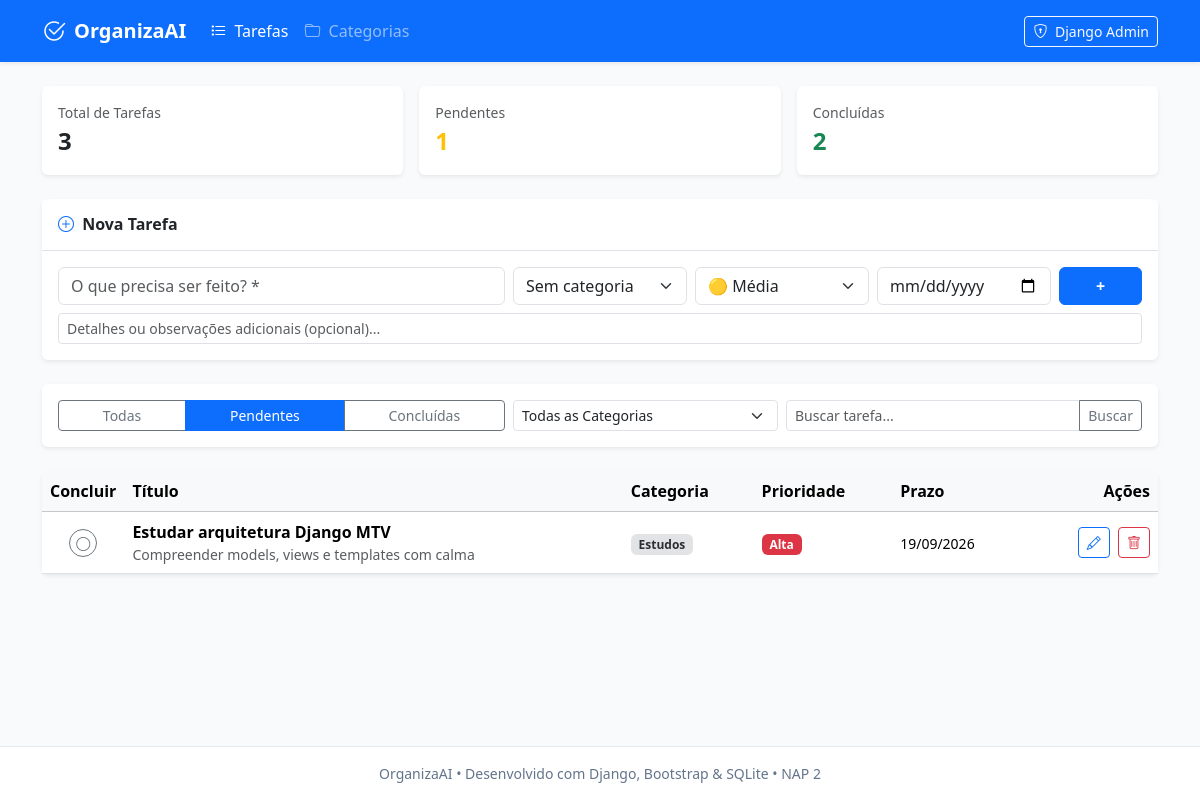
The app's page /?status=pendentes with its own data.
### organiza/models.py (models this page shows, shortened)
class Tarefa(models.Model):
    PRIORIDADE_CHOICES = [
        ('baixa', 'Baixa'),
        ('media', 'Média'),
        ('alta', 'Alta'),
    ]
    titulo = models.CharField(max_length=200, verbose_name="Título")
    descricao = models.TextField(blank=True, null=True, verbose_name="Descrição")
    categoria = models.ForeignKey(Categoria, on_delete=models.SET_NULL, null=True, blank=True, verbose_name="Categoria")
    prioridade = models.CharField(max_length=10, choices=PRIORIDADE_CHOICES, default='media', verbose_name="Prioridade")
    data_limite = models.DateField(blank=True, null=True, verbose_name="Data Limite")
    concluida = models.BooleanField(default=False, verbose_name="Concluída")
    data_criacao = models.DateTimeField(default=timezone.now, verbose_name="Data de Criação")
    class Meta:
        verbose_name = "Tarefa"
        verbose_name_plural = "Tarefas"
        ordering = ['concluida', 'data_limite', '-data_criacao']

class Categoria(models.Model):
    nome = models.CharField(max_length=100, unique=True, verbose_name="Nome")
    class Meta:
        verbose_name = "Categoria"
        verbose_name_plural = "Categorias"

### organiza/views.py (the view, shortened to what this page needs)
# urls.py: path('', views.home, name='home'),
def home(request):
    status_filtro = request.GET.get('status', 'todas')
    categoria_filtro = request.GET.get('categoria', '')
    busca = request.GET.get('q', '').strip()
    tarefas = Tarefa.objects.select_related('categoria').all()
    if status_filtro == 'pendentes':
        tarefas = tarefas.filter(concluida=False)
    elif status_filtro == 'concluidas':
        tarefas = tarefas.filter(concluida=True)
    if categoria_filtro:
        tarefas = tarefas.filter(categoria_id=categoria_filtro)
    if busca:
        tarefas = tarefas.filter(titulo__icontains=busca)
    total = Tarefa.objects.count()
    pendentes = Tarefa.objects.filter(concluida=False).count()
    concluidas = Tarefa.objects.filter(concluida=True).count()
    categorias = Categoria.objects.all()
    return render(request, 'lista.html', {
        'tarefas': tarefas,
        'categorias': categorias,
        'status_filtro': status_filtro,
        'categoria_filtro': categoria_filtro,
        'busca': busca,
        'total': total,
        'pendentes': pendentes,
        'concluidas': concluidas,
    })

### template/lista.html (shortened to what this page needs)
{% extends 'base.html' %}
{% block content %}
<div class="row g-3 mb-4">
    <div class="col-md-4">
        <div class="card border-0 shadow-sm p-3">
            <div class="text-muted small">Total de Tarefas</div>
            <div class="fs-4 fw-bold text-dark">{{ total }}</div>
        </div>
    </div>
    <div class="col-md-4">
        <div class="card border-0 shadow-sm p-3">
            <div class="text-muted small">Pendentes</div>
            <div class="fs-4 fw-bold text-warning">{{ pendentes }}</div>
        </div>
    </div>
    <div class="col-md-4">
        <div class="card border-0 shadow-sm p-3">
            <div class="text-muted small">Concluídas</div>
            <div class="fs-4 fw-bold text-success">{{ concluidas }}</div>
        </div>
    </div>
</div>
<div class="card border-0 shadow-sm mb-4">
    <div class="card-header bg-white border-bottom py-3">
        <h2 class="h6 fw-bold mb-0 text-dark">
            <i class="bi bi-plus-circle text-primary me-1"></i> Nova Tarefa
        </h2>
    </div>
    <div class="card-body">
        <form method="POST" action="{% url 'home' %}">
            <div class="row g-2 mb-2">
                <div class="col-12 col-md-5">
                    <input type="text" name="titulo" class="form-control" placeholder="O que precisa ser feito? *" required autocomplete="off">
                </div>
                <div class="col-6 col-md-2">
                    <select name="categoria" class="form-select">
                        <option value="">Sem categoria</option>
                    </select>
                </div>
                <div class="col-6 col-md-2">
                    <select name="prioridade" class="form-select">
                        <option value="media" selected>🟡 Média</option>
                    </select>
                </div>
                <div class="col-6 col-md-2">
                    <input type="date" name="data_limite" class="form-control" title="Data Limite">
                </div>
                <div class="col-6 col-md-1 d-grid">
                    <button type="submit" class="btn btn-primary fw-bold" title="Adicionar">+</button>
                </div>
            </div>
            <div>
                <input type="text" name="descricao" class="form-control form-control-sm text-muted" placeholder="Detalhes ou observações adicionais (opcional)...">
            </div>
        </form>
    </div>
</div>
<div class="card border-0 shadow-sm mb-4">
    <div class="card-body p-3">
        <form method="GET" action="{% url 'home' %}" class="row g-2 align-items-center">
            <div class="col-12 col-md-5">
                <div class="btn-group w-100" role="group">
                    <a href="?status=todas{% if categoria_filtro %}&categoria={{ categoria_filtro }}{% endif %}{% if busca %}&q={{ busca }}{% endif %}"
                       class="btn btn-sm {% if status_filtro == 'todas' %}btn-primary{% else %}btn-outline-secondary{% endif %}">
                        Todas
                    </a>
                    <a href="?status=pendentes{% if categoria_filtro %}&categoria={{ categoria_filtro }}{% endif %}{% if busca %}&q={{ busca }}{% endif %}"
                       class="btn btn-sm {% if status_filtro == 'pendentes' %}btn-primary{% else %}btn-outline-secondary{% endif %}">
                        Pendentes
                    </a>
                    <a href="?status=concluidas{% if categoria_filtro %}&categoria={{ categoria_filtro }}{% endif %}{% if busca %}&q={{ busca }}{% endif %}"
                       class="btn btn-sm {% if status_filtro == 'concluidas' %}btn-primary{% else %}btn-outline-secondary{% endif %}">
                        Concluídas
                    </a>
                </div>
            </div>
            <div class="col-6 col-md-3">
                <select name="categoria" class="form-select form-select-sm" onchange="this.form.submit()">
                    <option value="">Todas as Categorias</option>
                </select>
            </div>
            <div class="col-6 col-md-4">
                <div class="input-group input-group-sm">
                    <input type="text" name="q" class="form-control" placeholder="Buscar tarefa..." value="{{ busca }}">
                    <button type="submit" class="btn btn-outline-secondary">Buscar</button>
                </div>
            </div>
        </form>
    </div>
</div>
<div class="card border-0 shadow-sm">
    <div class="table-responsive">
        <table class="table table-hover align-middle mb-0">
            <thead class="table-light">
                <tr>
                    <th scope="col" style="width: 50px;">Concluir</th>
                    <th scope="col">Título</th>
                    <th scope="col">Categoria</th>
                    <th scope="col">Prioridade</th>
                    <th scope="col">Prazo</th>
                    <th scope="col" class="text-end" style="width: 140px;">Ações</th>
                </tr>
            </thead>
            <tbody>
                {% for tarefa in tarefas %}
                    <tr class="{% if tarefa.concluida %}table-light text-muted{% endif %}">
                        <td class="text-center">
                            <form method="POST" action="{% url 'concluir_tarefa' tarefa.id %}" class="m-0">
                                <button type="submit" class="btn btn-sm {% if tarefa.concluida %}btn-success{% else %}btn-outline-secondary{% endif %} rounded-circle p-1" style="width: 28px; height: 28px;" title="Marcar como concluída / reabrir">
                                    <i class="bi {% if tarefa.concluida %}bi-check-lg{% else %}bi-circle{% endif %}"></i>
                                </button>
                            </form>
                        </td>
                        <td>
                            <div class="fw-bold {% if tarefa.concluida %}text-decoration-line-through text-muted{% endif %}">
                                {{ tarefa.titulo }}
                            </div>
                            {% if tarefa.descricao %}
                                <div class="small text-muted text-truncate" style="max-width: 350px;">
                                    {{ tarefa.descricao }}
                                </div>
                            {% endif %}
                        </td>
                        <td>
                            {% if tarefa.categoria %}
                                <span class="badge bg-secondary-subtle text-secondary-emphasis">
                                    {{ tarefa.categoria.nome }}
                                </span>
                            {% else %}
                                <span class="text-muted small">—</span>
                            {% endif %}
                        </td>
                        <td>
                            {% if tarefa.prioridade == 'alta' %}
                                <span class="badge bg-danger">Alta</span>
                            {% elif tarefa.prioridade == 'media' %}
                                <span class="badge bg-warning text-dark">Média</span>
                            {% else %}
                                <span class="badge bg-success">Baixa</span>
                            {% endif %}
                        </td>
                        <td>
                            {% if tarefa.data_limite %}
                                <span class="small">{{ tarefa.data_limite|date:"d/m/Y" }}</span>
                            {% else %}
                                <span class="text-muted small">Sem prazo</span>
                            {% endif %}
                        </td>
                        <td class="text-end">
                            <a href="{% url 'editar_tarefa' tarefa.id %}" class="btn btn-sm btn-outline-primary me-1" title="Editar">
                                <i class="bi bi-pencil"></i>
                            </a>
                            <form method="POST" action="{% url 'excluir_tarefa' tarefa.id %}" class="d-inline" onsubmit="return confirm('Deseja realmente excluir a tarefa \'{{ tarefa.titulo|escapejs }}\'?');">
                                <button type="submit" class="btn btn-sm btn-outline-danger" title="Excluir">
                                    <i class="bi bi-trash"></i>
                                </button>
                            </form>
                        </td>
                    </tr>
                {% endfor %}
            </tbody>
        </table>
    </div>
</div>
{% endblock %}

### template/base.html (style rules this page uses)
body { background-color: #f8fafc; min-height: 100vh; display: flex; flex-direction: column; }

### records on screen
Tarefa: concluida False (drawn), titulo "Estudar arquitetura Django MTV", descricao "Compreender models, views e templates com calma", categoria.nome "Estudos", prioridade "Alta", data_limite "19/09/2026"

### other values on screen
{{ total }} "3"
{{ pendentes }} "1"
{{ concluidas }} "2"
